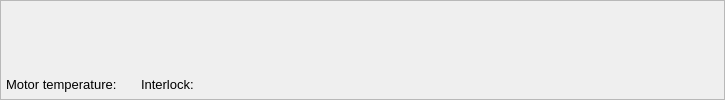
<?xml version="1.0" encoding="UTF-8"?>
<ui version="4.0">
 <class>Form</class>
 <widget class="QWidget" name="Form">
  <property name="geometry">
   <rect>
    <x>0</x>
    <y>0</y>
    <width>725</width>
    <height>100</height>
   </rect>
  </property>
  <property name="minimumSize">
   <size>
    <width>725</width>
    <height>100</height>
   </size>
  </property>
  <property name="maximumSize">
   <size>
    <width>800</width>
    <height>100</height>
   </size>
  </property>
  <property name="windowTitle">
   <string>Form</string>
  </property>
  <layout class="QVBoxLayout" name="verticalLayout">
   <property name="spacing">
    <number>0</number>
   </property>
   <property name="leftMargin">
    <number>0</number>
   </property>
   <property name="topMargin">
    <number>0</number>
   </property>
   <property name="rightMargin">
    <number>0</number>
   </property>
   <property name="bottomMargin">
    <number>0</number>
   </property>
   <item>
    <widget class="QFrame" name="frame">
     <property name="frameShape">
      <enum>QFrame::StyledPanel</enum>
     </property>
     <property name="frameShadow">
      <enum>QFrame::Raised</enum>
     </property>
     <layout class="QVBoxLayout" name="verticalLayout_2">
      <property name="spacing">
       <number>0</number>
      </property>
      <property name="leftMargin">
       <number>5</number>
      </property>
      <property name="topMargin">
       <number>5</number>
      </property>
      <property name="rightMargin">
       <number>5</number>
      </property>
      <property name="bottomMargin">
       <number>5</number>
      </property>
      <item>
       <widget class="MotorClassicRow" name="MotorClassicRow">
        <property name="toolTip">
         <string/>
        </property>
        <property name="motor" stdset="0">
         <string>${MOTOR}</string>
        </property>
       </widget>
      </item>
      <item>
       <layout class="QHBoxLayout" name="horizontalLayout" stretch="0,0,0,0,0">
        <property name="spacing">
         <number>6</number>
        </property>
        <item>
         <widget class="QLabel" name="label">
          <property name="font">
           <font>
            <pointsize>10</pointsize>
           </font>
          </property>
          <property name="text">
           <string>Motor temperature: </string>
          </property>
         </widget>
        </item>
        <item>
         <widget class="PyDMLabel" name="temperature_label">
          <property name="maximumSize">
           <size>
            <width>100</width>
            <height>16777215</height>
           </size>
          </property>
          <property name="font">
           <font>
            <pointsize>10</pointsize>
           </font>
          </property>
          <property name="toolTip">
           <string/>
          </property>
          <property name="precision">
           <number>1</number>
          </property>
          <property name="showUnits">
           <bool>false</bool>
          </property>
          <property name="precisionFromPV">
           <bool>false</bool>
          </property>
          <property name="alarmSensitiveContent">
           <bool>false</bool>
          </property>
          <property name="alarmSensitiveBorder">
           <bool>true</bool>
          </property>
          <property name="PyDMToolTip">
           <string/>
          </property>
          <property name="channel">
           <string>ca://${MOTOR}:ILOCK:TC_TEMP_RBV</string>
          </property>
          <property name="enableRichText">
           <bool>false</bool>
          </property>
         </widget>
        </item>
        <item>
         <widget class="QLabel" name="label_2">
          <property name="font">
           <font>
            <pointsize>10</pointsize>
           </font>
          </property>
          <property name="text">
           <string>Interlock:</string>
          </property>
         </widget>
        </item>
        <item>
         <widget class="PyDMByteIndicator" name="interlock_indicator">
          <property name="minimumSize">
           <size>
            <width>15</width>
            <height>15</height>
           </size>
          </property>
          <property name="maximumSize">
           <size>
            <width>15</width>
            <height>15</height>
           </size>
          </property>
          <property name="font">
           <font>
            <pointsize>1</pointsize>
           </font>
          </property>
          <property name="toolTip">
           <string/>
          </property>
          <property name="alarmSensitiveContent">
           <bool>false</bool>
          </property>
          <property name="alarmSensitiveBorder">
           <bool>true</bool>
          </property>
          <property name="PyDMToolTip">
           <string/>
          </property>
          <property name="channel">
           <string>ca://${MOTOR}:ILOCK:ACTIVE_RBV</string>
          </property>
          <property name="onColor">
           <color>
            <red>255</red>
            <green>0</green>
            <blue>0</blue>
           </color>
          </property>
          <property name="offColor">
           <color>
            <red>0</red>
            <green>255</green>
            <blue>0</blue>
           </color>
          </property>
          <property name="showLabels">
           <bool>false</bool>
          </property>
          <property name="bigEndian">
           <bool>false</bool>
          </property>
          <property name="circles">
           <bool>false</bool>
          </property>
          <property name="labelPosition">
           <enum>QTabWidget::West</enum>
          </property>
          <property name="numBits">
           <number>1</number>
          </property>
          <property name="shift">
           <number>0</number>
          </property>
          <property name="labels">
           <stringlist>
            <string>Bit 0</string>
           </stringlist>
          </property>
         </widget>
        </item>
        <item>
         <spacer name="horizontalSpacer">
          <property name="orientation">
           <enum>Qt::Horizontal</enum>
          </property>
          <property name="sizeHint" stdset="0">
           <size>
            <width>40</width>
            <height>20</height>
           </size>
          </property>
         </spacer>
        </item>
       </layout>
      </item>
     </layout>
    </widget>
   </item>
  </layout>
 </widget>
 <customwidgets>
  <customwidget>
   <class>PyDMLabel</class>
   <extends>QLabel</extends>
   <header>pydm.widgets.label</header>
  </customwidget>
  <customwidget>
   <class>PyDMByteIndicator</class>
   <extends>QWidget</extends>
   <header>pydm.widgets.byte</header>
  </customwidget>
  <customwidget>
   <class>MotorClassicRow</class>
   <extends>QWidget</extends>
   <header>pcdswidgets.motion.common.motor_classic_row</header>
  </customwidget>
 </customwidgets>
 <resources/>
 <connections/>
</ui>
